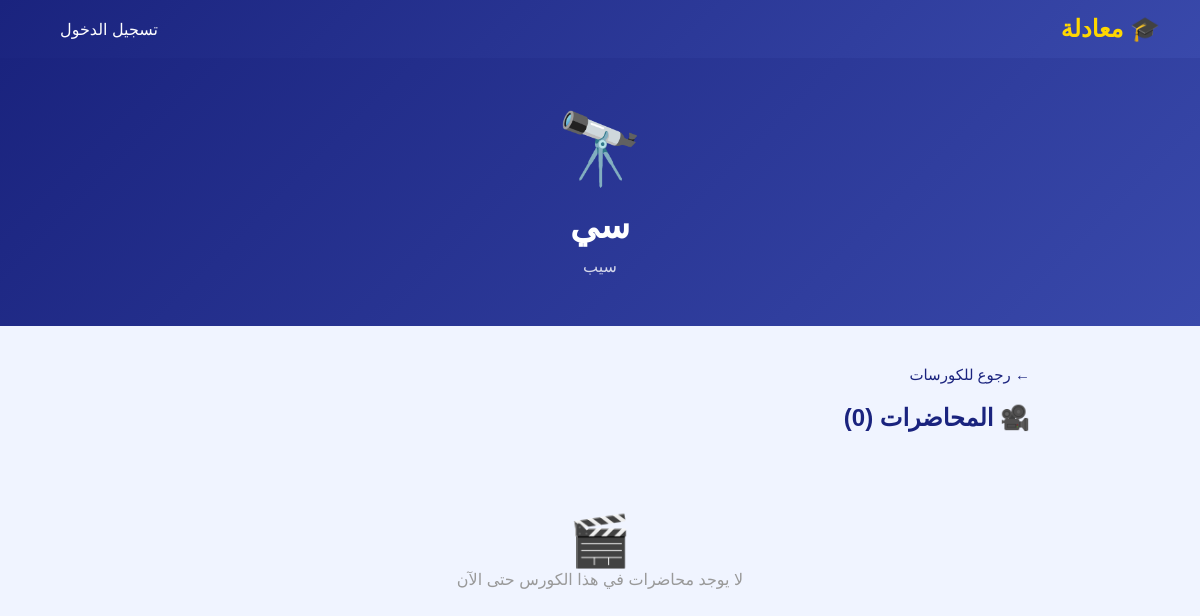
The page /course/1 on the database its author committed.
### app.py (models this page shows)
class Course(db.Model):
    id = db.Column(db.Integer, primary_key=True)
    title = db.Column(db.String(200))
    description = db.Column(db.String(500))
    subject = db.Column(db.String(100))
    image = db.Column(db.String(200), default='📚')
    active = db.Column(db.Boolean, default=True)

### app.py (the view)
@app.route('/course/<int:id>')
def course_detail(id):
    course = Course.query.get_or_404(id)
    lectures = Lecture.query.filter_by(course_id=id, active=True).all()
    return render_template('course_detail.html', course=course, lectures=lectures)

### templates/course_detail.html (shortened to what this page needs)
<!DOCTYPE html>
<html lang="ar" dir="rtl">
<head>
</head>
<body>
    <div class="navbar">
        <a href="/" class="logo">🎓 <span>معادلة</span></a>
        <div class="nav-links">
            {% if session.get('user_id') %}
                <span style="color:white;">👋 {{ session.get('name') }}</span>
                <a href="/logout" style="background:#e53935;">خروج</a>
            {% else %}
                <a href="/login">تسجيل الدخول</a>
            {% endif %}
        </div>
    </div>
    <div class="course-header">
        <div class="icon">{{ course.image }}</div>
        <h1>{{ course.title }}</h1>
        <p>{{ course.description }}</p>
    </div>
    <div class="content">
        <a href="/courses" class="back-btn">← رجوع للكورسات</a>
        <div class="lectures-list">
            <h2>🎥 المحاضرات ({{ lectures|length }})</h2>
            {% if lectures %}
                {% for lecture in lectures %}
                    <div class="lecture-card">
                        <div class="lecture-num">{{ loop.index }}</div>
                        <div class="lecture-info">
                            <h3>{{ lecture.title }}</h3>
                            <p>{{ lecture.description }}</p>
                        </div>
                        <a href="/watch/{{ lecture.id }}" class="watch-btn">▶️ مشاهدة</a>
                    </div>
                {% endfor %}
            {% else %}
                <div class="empty">
                    <span style="font-size:50px;">🎬</span>
                    <p>لا يوجد محاضرات في هذا الكورس حتى الآن</p>
                </div>
            {% endif %}
        </div>
    </div>
</body>
</html>

### templates/course_detail.html (style rules this page uses)
* { margin: 0; padding: 0; box-sizing: border-box; }
body { font-family: Arial; background: #f0f4ff; }
.navbar { background: linear-gradient(135deg, #1a237e, #3949ab); padding: 15px 40px; display: flex; justify-content: space-between; align-items: center; }
.navbar .logo { color: white; font-size: 24px; font-weight: bold; text-decoration: none; }
.navbar .logo span { color: #ffd700; }
.nav-links a { color: white; text-decoration: none; margin-right: 15px; padding: 8px 20px; border-radius: 25px; transition: 0.3s; }
.course-header { background: linear-gradient(135deg, #1a237e, #3949ab); color: white; padding: 50px 40px; text-align: center; }
.course-header .icon { font-size: 70px; margin-bottom: 15px; }
.course-header h1 { font-size: 36px; margin-bottom: 10px; }
.course-header p { opacity: 0.8; font-size: 16px; }
.content { max-width: 900px; margin: 40px auto; padding: 0 20px; }
.lectures-list h2 { color: #1a237e; margin-bottom: 20px; }
.empty { text-align: center; padding: 60px; color: #999; }
.back-btn { display: inline-block; margin-bottom: 20px; color: #1a237e; text-decoration: none; font-size: 15px; }

### rows shown on the page
Course: image "🔭", title "سي", description "سيب"

### other values the page prints
{{ lectures|length }} "0"
